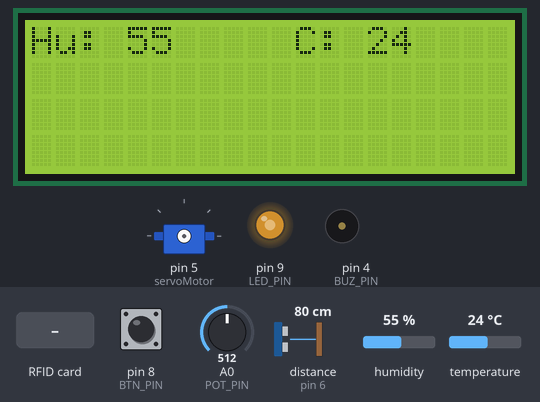
Recording of a sketch running on a simulated Arduino Uno, built with avr-gcc and run on an emulated ATmega328P. Shown: 20×4 character LCD, servo, output pins drawn as LEDs (lit = HIGH), buzzer (waves = sounding). Wiring (inferred from the names in the program): ultrasonic range finder: trigger pin 7; echo pin 6. The inputs (shaded band) are chosen by the test bench; at power-on: distance to the obstacle (sensor on pin 6) 80 cm, pin 8 (BTN_PIN) LOW, temperature 24 °C, A0 (POT_PIN) = 512, humidity 55 %. The echo pulse lasts 58.3 µs per cm; pins used as bus, display or sensor lines are not drawn; what the sketch prints to the serial monitor is not drawn.

Above: at 1.3 s.
1.4 s: RFID card 5E 7A 19 C4 held to the reader
At 2.8 s:
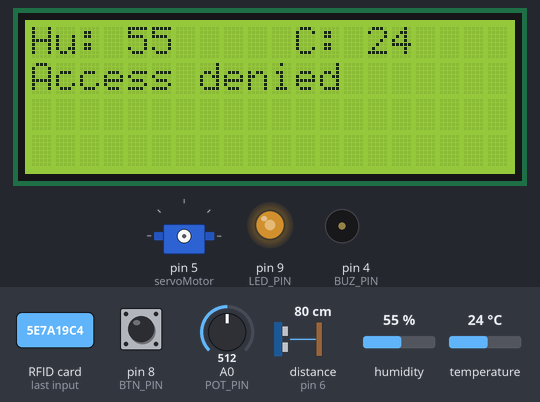
7.5 s: RFID card E7 EC EA D8 held to the reader
At 7.78 s:
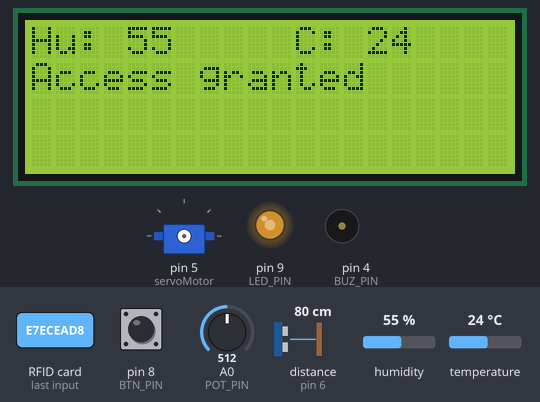
10.0 s: distance to the obstacle (sensor on pin 6) set to 2 cm
12.5 s: pin 8 (BTN_PIN) pulled HIGH for 3.2 s
At 15.1 s:
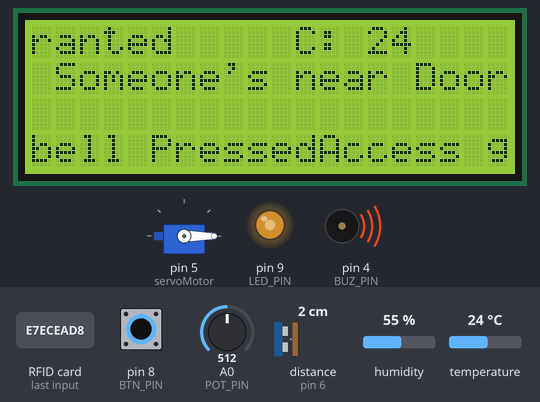
21.6 s: distance to the obstacle (sensor on pin 6) set to 9 cm
27.7 s: temperature set to 7 °C
At 29.9 s:
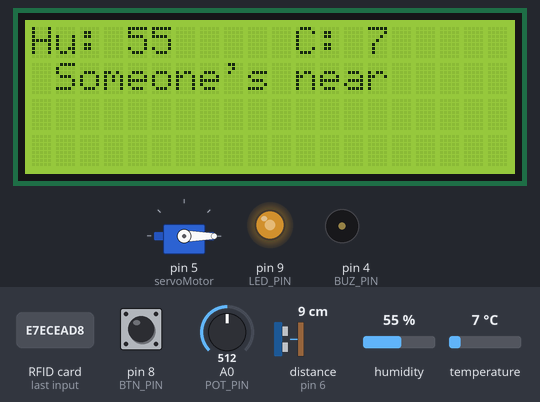
Timing chart, 0 to 31.4 s (numbered marks = the images above; inputs shaded):
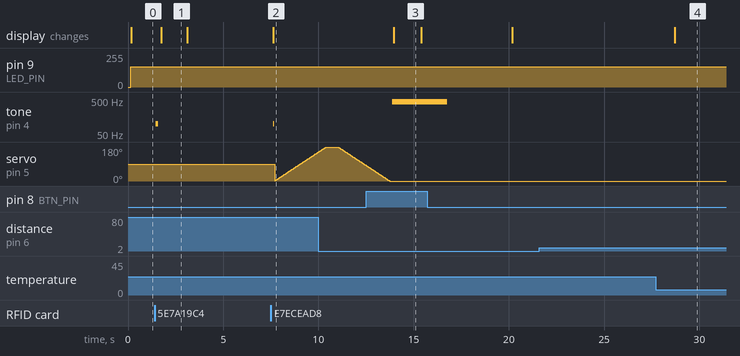

Measured:
- after the input at 1.4 s, tone on pin 4 (BUZ_PIN): silent → 100 Hz at once, → silent 0.15 s later; the display: changes after 0.33 s (image 1)
- after the input at 7.5 s, tone on pin 4 (BUZ_PIN): silent → 100 Hz after 0.13 s, → silent 0.05 s later; the display: changes after 0.13 s (image 2)
- after the input at 12.5 s, tone on pin 4 (BUZ_PIN): silent → 450 Hz after 1.4 s, → silent 2.9 s later; the display: changes after 1.5 s (image 3)
- after the input at 21.6 s, every drawn part: stays the same
- after the input at 27.7 s, the display: changes after 1.0 s (image 4)
- what the display in image 1 shows lasts 1.4 s, from 1.7 s to 3.1 s

The sketch:

arduinohomecontrol.ino
```cpp
// Libraries
#include <LiquidCrystal_I2C.h>
#include <Adafruit_Sensor.h>
#include <DHT.h>
#include <MFRC522.h>
#include <Wire.h>
#include <Servo.h>

// Pin Definitions
#define DHT_PIN 2
#define LED_PIN 9
#define BUZ_PIN 4
#define ECHO_PIN 6
#define TRIG_PIN 7
#define BTN_PIN 8
#define RST_PIN 3
#define SS_PIN 10
#define POT_PIN A0

// Constants
#define DHTTYPE DHT11
#define DISTANCE_THRESHOLD 50 // Threshold value for detected distance

// Global Variables
Servo servoMotor;
long distance;
bool openDoor = false;
int potValue = 0;
int buzzerDelayHolder = 0;
int rfidDelayHolder = 0;
int isClose = 0;
int isBuzzed = 0;
int isCard = 0;

DHT dht(DHT_PIN, DHTTYPE);
MFRC522 mfrc522(SS_PIN, RST_PIN);   // Create MFRC522 instance.
LiquidCrystal_I2C lcd(0x27, 20, 4);

void setup() {

  Serial.begin(9600);   // Initialize serial communication

  SPI.begin();      // Initialize SPI bus

  dht.begin();      // Initialize DHT sensor

  lcd.init();      // Initialize LCD
  lcd.backlight();  // Turn on the backlight of the LCD screen

  mfrc522.PCD_Init();   // Initialize MFRC522

  pinMode(LED_PIN, OUTPUT); // Set LED pin as output

  pinMode(TRIG_PIN, OUTPUT); // Set trigger pin for distance measurement
  pinMode(ECHO_PIN, INPUT);  // Set echo pin for distance measurement

  pinMode(BUZ_PIN, OUTPUT); // Set the buzzer pin as an OUTPUT
  pinMode(BTN_PIN, INPUT);  // Set button pin as input

  Serial.println();  // Print a blank line to serial monitor
}

void loop() {

  // Distance calculator
  DistanceCalculator(&distance);

  isClose = (distance < DISTANCE_THRESHOLD) ? 1 : 0;

  // Potentiometer value reader
  potValue = analogRead(POT_PIN);

  // DHT11 value reader
  int humidityValue = dht.readHumidity();
  int temperatureValue = dht.readTemperature();

  // Button state value reader
  int buttonState = digitalRead(BTN_PIN);


  // Adjust LED brightness and potentiometer value according to potentiometer value
  potValue = map(potValue, 0, 760, 0, 10);
  int ledBrightness = map(potValue, 0, 10, 0, 255);
  analogWrite(LED_PIN, ledBrightness);


  // Button and buzzed delay control
  BuzzerControl(buttonState, &isBuzzed);

  // Print values to serial monitor
  SerialPrinter(humidityValue, temperatureValue, potValue, isClose, isBuzzed, isCard);

  // Print values to LCD
  lcdPrinter(humidityValue, temperatureValue, potValue, isClose, isBuzzed, isCard);

  // Opens the door
  openTheDoor(&openDoor);

  // Reads RFID module
  RFIDScanner(&isCard, &openDoor);


  delay(80);  // Short delay to prevent rapid value changes

}

int DistanceCalculator(long *distance){

  long duration;

  digitalWrite(TRIG_PIN, LOW);
  delayMicroseconds(2);

  digitalWrite(TRIG_PIN, HIGH);
  delayMicroseconds(10);
  digitalWrite(TRIG_PIN, LOW);

  duration = pulseIn(ECHO_PIN, HIGH);

  // Calculate the distance in cm
  *distance = (duration / 2) / 29.1; // Speed of sound is 29.1 µs/cm (may vary depending on surface)
}

int BuzzerControl(int buttonState, int *isBuzzed){

    if (buttonState == HIGH) {
    buzzerDelayHolder = 1;
    *isBuzzed = 1;
    tone(BUZ_PIN, 450); // Start the buzzer at 450 Hz frequency
  }

  if (buzzerDelayHolder > 0 && buzzerDelayHolder < 8){
    buzzerDelayHolder++;
  }

  else if (buzzerDelayHolder == 8){
    buzzerDelayHolder++;
    noTone(BUZ_PIN);
  }

  else if (buzzerDelayHolder > 8 && buzzerDelayHolder < 30) buzzerDelayHolder++;

  else {
    buzzerDelayHolder=0;
    *isBuzzed = 0;
  }

}

void SerialPrinter(int humidityValue, int temperatureValue, int potValue, int isClose, int isBuzzed, int isCard){
  Serial.print(humidityValue); // Print humidity
  Serial.print(F("/"));
  Serial.print(temperatureValue); // Print temperature in Celsius
  Serial.print(F("/"));
  Serial.print(potValue); // Print potentiometer value
  Serial.print(F("/"));
  Serial.print(isClose); // Print distance status
  Serial.print(F("/"));
  Serial.print(isBuzzed); // Print buzzer status
  Serial.print(F("/"));
  Serial.println(isCard); // Print card status
}

void lcdPrinter(int humidityValue, int temperatureValue, int potValue, int isClose, int isBuzzed, int isCard){

  lcd.clear();
  lcd.setCursor(0, 0);
  lcd.print("Hu: ");
  lcd.print(humidityValue); // Display humidity
  lcd.setCursor(10, 0);
  lcd.print(" C: ");
  lcd.print(temperatureValue); // Display temperature
  lcd.setCursor(0, 1);

  if (isClose)
    lcd.print(" Someone's near "); // Display distance sensor

  if (isBuzzed)
    lcd.print("Doorbell Pressed"); // Display doorbell status

  if (isCard == 1)
    lcd.print("Access granted");

  if (isCard == 2)
    lcd.print("Access denied");


}

void RFIDScanner(int *isCard, bool *openDoor){

  if (rfidDelayHolder > 0 && rfidDelayHolder < 10){
    rfidDelayHolder++;
  }

  else if (rfidDelayHolder == 10){
    *isCard = 0;
    rfidDelayHolder = 0;
  }


   // Look for new cards

  if (!mfrc522.PICC_IsNewCardPresent()) {
    return;
  }

  // Select one of the cards
  if (!mfrc522.PICC_ReadCardSerial()) {
    return;
  }

  rfidDelayHolder = 1;


  String content = "";

  for (byte i = 0; i < mfrc522.uid.size; i++) {
    Serial.print(mfrc522.uid.uidByte[i] < 0x10 ? " 0" : " ");
    Serial.print(mfrc522.uid.uidByte[i], HEX);
    content.concat(String(mfrc522.uid.uidByte[i] < 0x10 ? " 0" : " "));
    content.concat(String(mfrc522.uid.uidByte[i], HEX));
  }

  content.toUpperCase();
  if (content.substring(1) == "E7 EC EA D8"){ // Change here the UID of the card/cards that you want to give access
    *openDoor = true;
    *isCard = 1;
  }

  else{
    *isCard = 2;
    tone(BUZ_PIN, 100);
    delay(150);
    noTone(BUZ_PIN);
  }

}

void openTheDoor(bool *openDoor){
  if(*openDoor == true){

    tone(BUZ_PIN, 100);
    delay(50);
    noTone(BUZ_PIN);

    servoMotor.attach(5);
      for (int aci = 0; aci <= 180; aci += 1) {  // 0 ile 180 derece arasında dönme
        servoMotor.write(aci);  // Açıyı ayarla
        delay(15);  // Bekleme süresi (gecikme)
      }
    delay(600);
     for (int aci = 180; aci >= 0; aci -= 1) {  // 0 ile 180 derece arasında dönme
        servoMotor.write(aci);  // Açıyı ayarla
        delay(15);  // Bekleme süresi (gecikme)
      }
    servoMotor.detach();

    *openDoor = false;

  }

}
```
